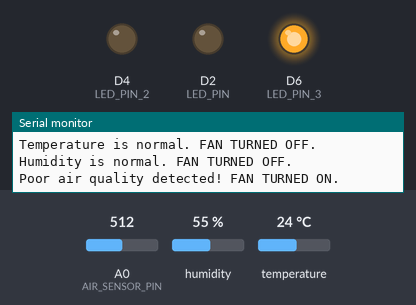
Recording of a sketch running on a simulated ESP8266 (NodeMCU). On the bench: output pins drawn as LEDs (lit = HIGH), the last lines printed to the serial monitor. The inputs (shaded band) are chosen by the test bench; at power-on: humidity 55 %, A0 (AIR_SENSOR_PIN) = 512, temperature 24 °C. WiFi joins after 1.5 s; servers stay silent unless stated; no MQTT or app messages arrive unless stated.

Above: at 2.7 s.
2.8 s: humidity set to 59 %
8.8 s: humidity set to 62 %
At 12.8 s:
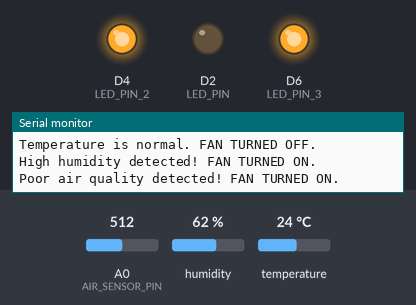
14.8 s: A0 (AIR_SENSOR_PIN) set to 313
20.8 s: A0 (AIR_SENSOR_PIN) set to 286
At 22.9 s:
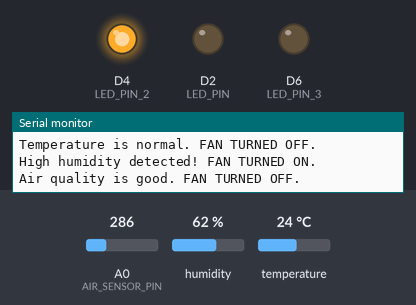
26.8 s: temperature set to 29 °C
32.9 s: temperature set to 32 °C
At 38.0 s:
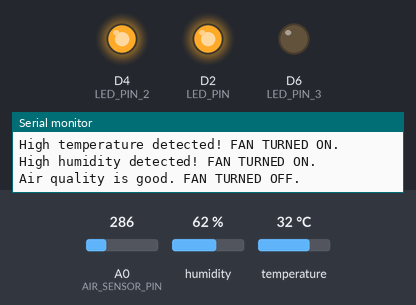
Timing chart, 0 to 39.5 s (numbered marks = the images above; inputs shaded):
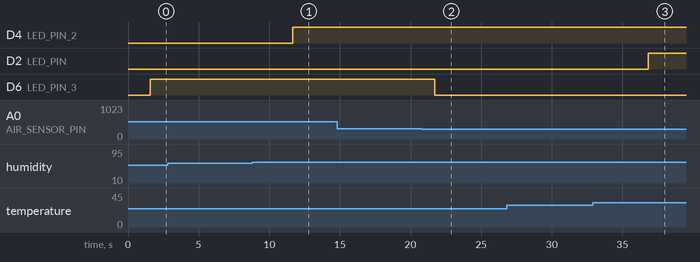

The sketch:

auto-control-fen.ino
```cpp
#include <Wire.h>
#include <DHT.h>
#include <ESP8266WiFi.h>
#include <PubSubClient.h>

// WiFi credentials
#define WIFI_SSID "04"
#define WIFI_PASSWORD "00000000"

// MQTT Broker settings
#define MQTT_BROKER "192.168.27.189"
#define MQTT_PORT 1883
#define MQTT_TOPIC_TEMP "home/temperature"
#define MQTT_TOPIC_HUM "home/humidity"
#define MQTT_TOPIC_AIR "home/airquality"
#define MQTT_TOPIC_ALERT "home/alerts"

#define LED_PIN D2
#define LED_PIN_2 D4
#define LED_PIN_3 D6 // New LED for air quality sensor
#define DHT_PIN D5
#define DHT_TYPE DHT11
#define AIR_SENSOR_PIN A0 // Pin for air quality sensor

#define TEMP_THRESHOLD 30
#define HUM_THRESHOLD 60
#define AIR_QUALITY_THRESHOLD 300 // Threshold for air quality sensor

DHT dht(DHT_PIN, DHT_TYPE);
WiFiClient espClient;
PubSubClient client(espClient);

float temperature = 0.0;
float humidity = 0.0;
int airQualityValue = 0;

void connectToWiFi() {
  Serial.print("Connecting to Wi-Fi");
  WiFi.begin(WIFI_SSID, WIFI_PASSWORD);
  while (WiFi.status() != WL_CONNECTED) {
    delay(500);
    Serial.print(".");
  }
  Serial.println(" Connected!");
}

void connectToMQTT() {
  while (!client.connected()) {
    Serial.print("Connecting to MQTT Broker...");
    if (client.connect("ESP8266Client")) {
      Serial.println(" Connected!");
    } else {
      Serial.print(" Failed, rc=");
      Serial.print(client.state());
      Serial.println(" Retrying in 5 seconds...");
      delay(5000);
    }
  }
}

void setup() {
  Serial.begin(115200);
  pinMode(LED_PIN, OUTPUT);
  pinMode(LED_PIN_2, OUTPUT);
  pinMode(LED_PIN_3, OUTPUT); // Initialize new LED pin
  digitalWrite(LED_PIN, LOW);
  digitalWrite(LED_PIN_2, LOW);
  digitalWrite(LED_PIN_3, LOW); // Set new LED pin to LOW

  dht.begin();
  connectToWiFi();
  client.setServer(MQTT_BROKER, MQTT_PORT);
}

void loop() {
  if (!client.connected()) {
    connectToMQTT();
  }
  client.loop();

  temperature = dht.readTemperature();
  humidity = dht.readHumidity();
  airQualityValue = analogRead(AIR_SENSOR_PIN); // Read air quality value

  if (isnan(temperature) || isnan(humidity)) {
    Serial.println("Failed to read from DHT sensor!");
    delay(5000);
    return;
  }

  Serial.print("Temperature: ");
  Serial.print(temperature);
  Serial.print(" °C  Humidity: ");
  Serial.print(humidity);
  Serial.println(" %");

  Serial.print("Air Quality Value: ");
  Serial.println(airQualityValue);

  // Publish sensor data to MQTT topics
  client.publish(MQTT_TOPIC_TEMP, String(temperature).c_str(), true);
  client.publish(MQTT_TOPIC_HUM, String(humidity).c_str(), true);
  client.publish(MQTT_TOPIC_AIR, String(airQualityValue).c_str(), true);

  // Handle temperature alert
  if (temperature > TEMP_THRESHOLD) {
    digitalWrite(LED_PIN, HIGH);
    client.publish(MQTT_TOPIC_ALERT, "High temperature detected!", true);
    Serial.println("High temperature detected! FAN TURNED ON.");
  } else {
    digitalWrite(LED_PIN, LOW);
    Serial.println("Temperature is normal. FAN TURNED OFF.");
  }

  // Handle humidity alert
  if (humidity > HUM_THRESHOLD) {
    digitalWrite(LED_PIN_2, HIGH);
    client.publish(MQTT_TOPIC_ALERT, "High humidity detected!", true);
    Serial.println("High humidity detected! FAN TURNED ON.");
  } else {
    digitalWrite(LED_PIN_2, LOW);
    Serial.println("Humidity is normal. FAN TURNED OFF.");
  }

  // Handle air quality alert
  if (airQualityValue > AIR_QUALITY_THRESHOLD) {
    digitalWrite(LED_PIN_3, HIGH);
    client.publish(MQTT_TOPIC_ALERT, "Poor air quality detected!", true);
    Serial.println("Poor air quality detected! FAN TURNED ON.");
  } else {
    digitalWrite(LED_PIN_3, LOW);
    Serial.println("Air quality is good. FAN TURNED OFF.");
  }

  delay(5000);
}
```

Measured:
- the behaviour switches between 60 and 61 % on humidity (found by bisection; images 0 and 1)
- the behaviour switches between 301 and 300 on A0 (AIR_SENSOR_PIN) (found by bisection; images 1 and 2)
- the behaviour switches between 30 and 31 °C on temperature (found by bisection; images 2 and 3)
- after the input at 8.8 s, D4 (LED_PIN_2): LOW → HIGH after 2.8 s
- after the input at 20.8 s, D6 (LED_PIN_3): HIGH → LOW after 0.92 s
- after the input at 32.9 s, D2 (LED_PIN): LOW → HIGH after 3.9 s
